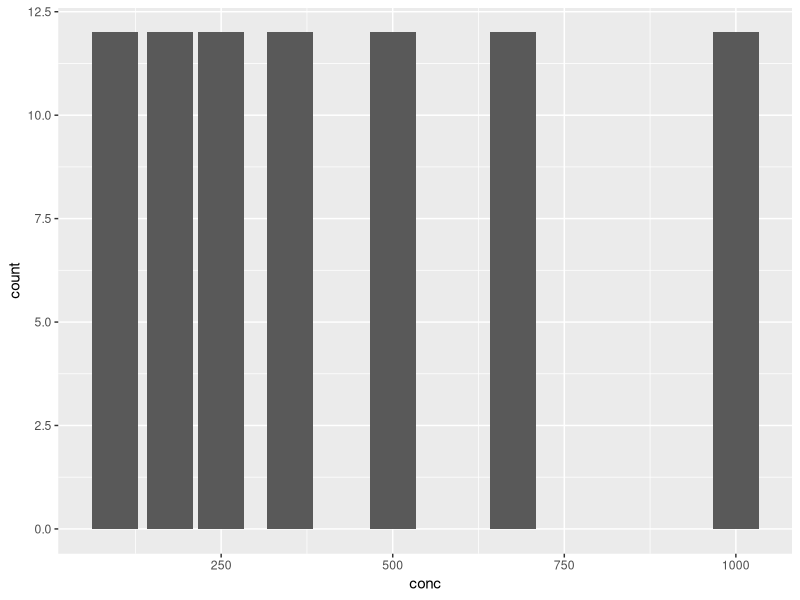
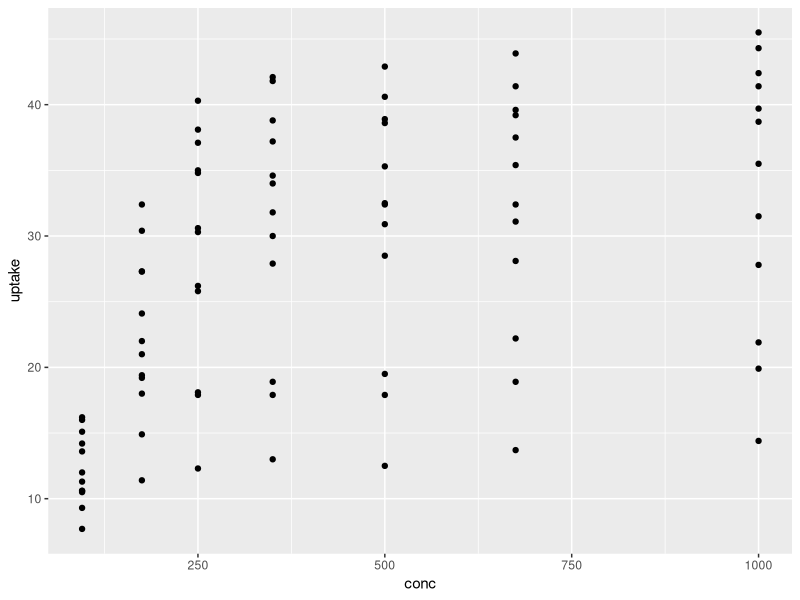
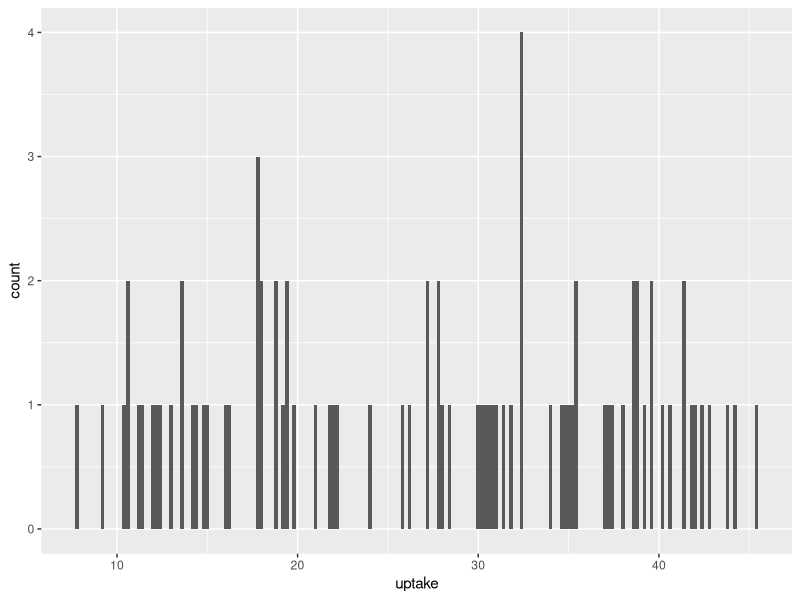
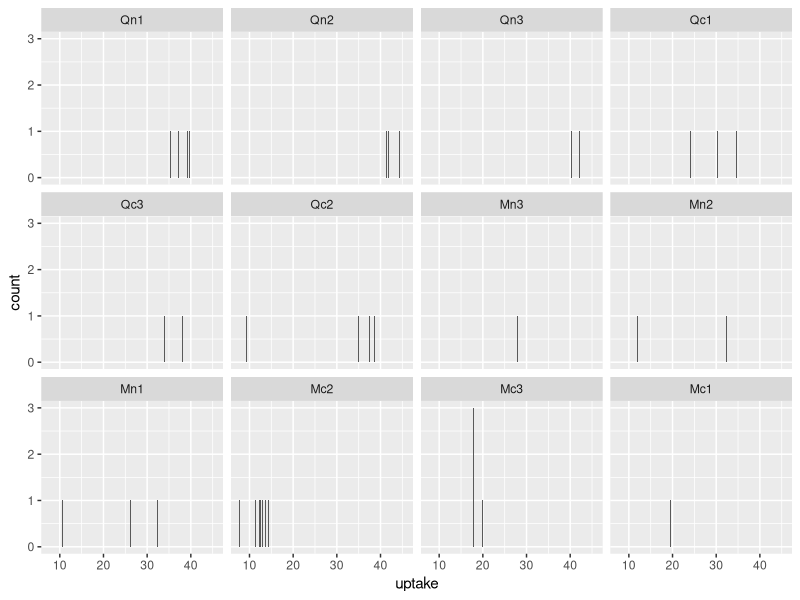
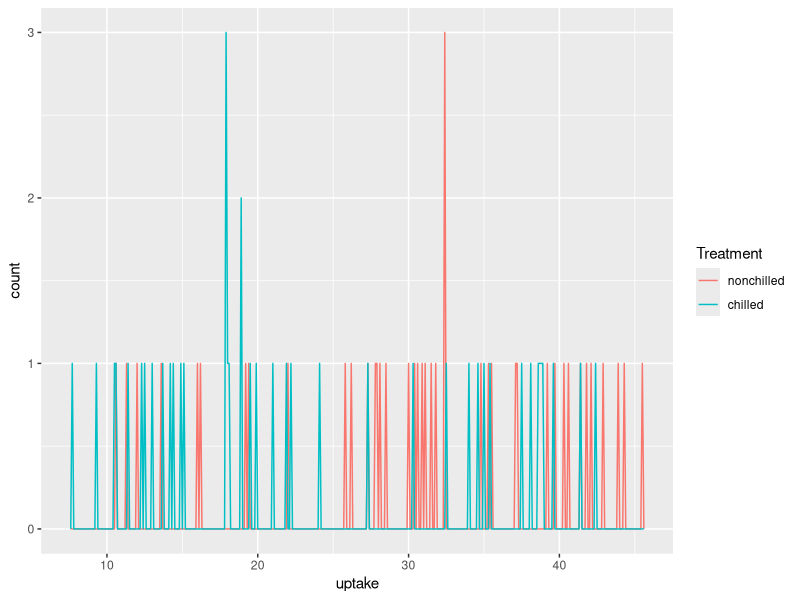
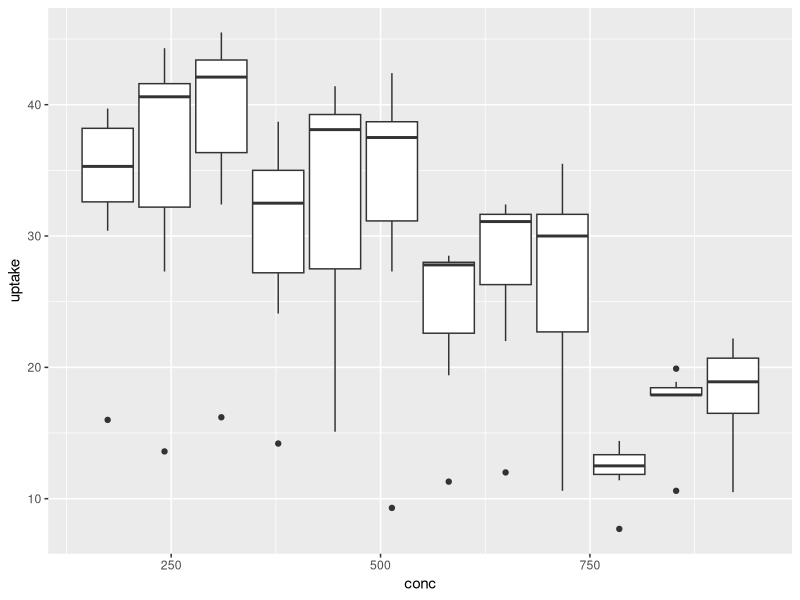

These charts were generated, in order, by the following R code:
library(tidyverse)
data("CO2")
view(CO2)
print(head(CO2))
print(tail(CO2))
print(?CO2)
print(summary(CO2))
print(rownames(CO2)[which.max(CO2$uptake)])
print(rownames(CO2)[which.min(CO2$uptake)])
print(mean(CO2$uptake))
print(unique(CO2$Type))
print(unique(CO2$Treatment))
print(ggplot(data=CO2)+
        geom_bar(mapping=aes(x=conc)))
print(ggplot(data=CO2)+
        geom_point(mapping=aes(x=conc,y=uptake)))
print(ggplot(data=CO2)+
        geom_histogram(mapping=aes(x=uptake),binwidth=0.2))
print(ggplot(data=CO2)+
        geom_histogram(mapping=aes(x=uptake),binwidth =0.1)+
        facet_wrap(~Plant))
print(ggplot(data=CO2,mapping=aes(x=uptake,colour=Treatment))+
        geom_freqpoly(binwidth=0.1))
print(ggplot(data=CO2,mapping=aes(x=conc,y=uptake))+
        geom_boxplot(mapping=aes(group=cut_width(Plant,0.1))))

